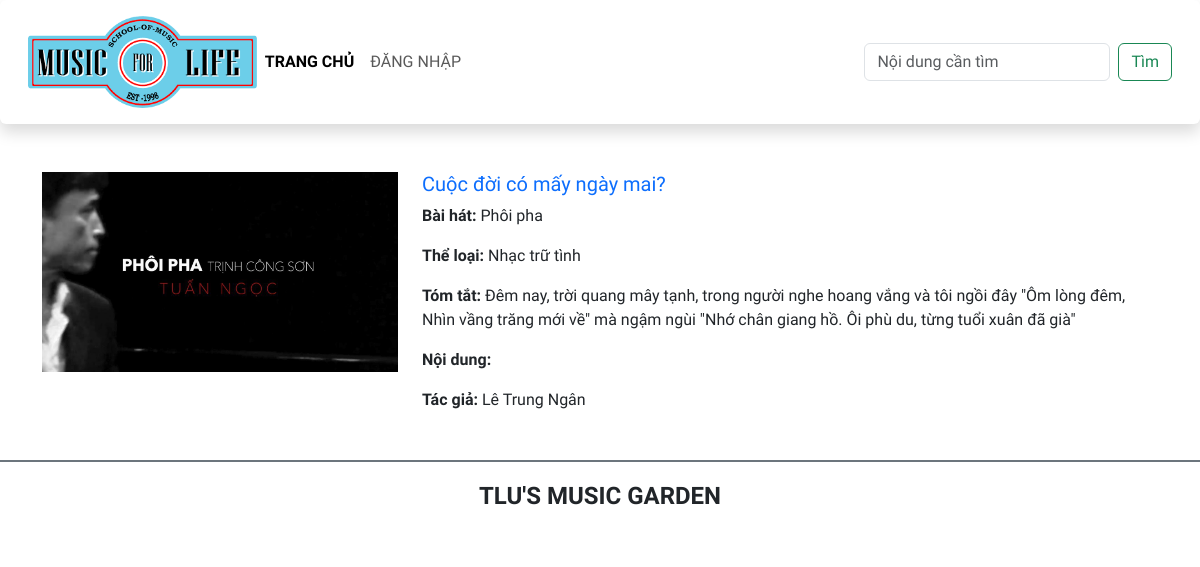
Page /detail.php?song_id=3 on the committed database.
### tables this page shows
create table baiviet(
	ma_bviet int not null primary key,
	tieude varchar(200) not null,
	tenbhat varchar(100) not null,
	ma_tloai int not null,
	tomtat text not null,
	noidung text,
	ma_tgia int not null,
	ngayviet datetime default current_timestamp not null,
	hinhthanh varchar(200),
	FOREIGN KEY (ma_tloai) REFERENCES theloai(ma_tloai),
    FOREIGN KEY (ma_tgia) REFERENCES tacgia(ma_tgia)
);

create Table theloai(
	ma_tloai int not null primary key ,
	ten_tloai varchar(50) not null
);

CREATE TABLE tacgia(
	ma_tgia int  not null primary key,
	ten_tgia varchar(100) not null ,
	hinh_tgia varchar(100)
);

### detail.php (the view, shortened to what this page needs)
<!DOCTYPE html>
<html lang="en">
<head>
    <link href="https://cdn.jsdelivr.net/npm/bootstrap@5.3.0-alpha1/dist/css/bootstrap.min.css" rel="stylesheet">
    <link rel="stylesheet" href="css/style.css">
</head>
<body>
    <header>
        <nav class="navbar navbar-expand-lg bg-body-tertiary shadow p-3 bg-white rounded">
            <div class="container-fluid">
                <div class="my-logo">
                    <a class="navbar-brand" href="#">
                        <img src="images/logo2.png" alt="" class="img-fluid">
                    </a>
                </div>
                <div class="collapse navbar-collapse" id="navbarSupportedContent">
                <ul class="navbar-nav me-auto mb-2 mb-lg-0">
                    <li class="nav-item">
                    <a class="nav-link active" aria-current="page" href="./">Trang chủ</a>
                    </li>
                    <li class="nav-item">
                    <a class="nav-link" href="./login.php">Đăng nhập</a>
                    </li>
                </ul>
                <form class="d-flex" role="search">
                    <input class="form-control me-2" type="search" placeholder="Nội dung cần tìm" aria-label="Search">
                    <button class="btn btn-outline-success" type="submit">Tìm</button>
                </form>
                </div>
            </div>
        </nav>
<?php
    $contentId = isset($_GET['song_id']) ? intval($_GET['song_id']) : 0;
    global $pdo;
    $sql = "SELECT
                baiviet.tieude,
                baiviet.tenbhat,
                baiviet.tomtat,
                baiviet.noidung,
                baiviet.hinhthanh,
                theloai.ten_tloai,
                tacgia.ten_tgia
                FROM baiviet
                INNER JOIN theloai ON baiviet.ma_tloai = theloai.ma_tloai
                INNER JOIN tacgia ON baiviet.ma_tgia = tacgia.ma_tgia
                WHERE ma_bviet = :id";
    $stmt = $pdo->prepare($sql);
    $stmt->bindParam(':id', $contentId, PDO::PARAM_INT);
    $stmt->execute();
    $song = $stmt->fetch(PDO::FETCH_ASSOC);
    if ($song) {
        $tieude = $song['tieude'];
        $tenbhat = $song['tenbhat'];
        $tomtat = $song['tomtat'];
        $noidung = $song['noidung'];
        $hinhthanh = $song['hinhthanh'];
        $ten_tloai = $song['ten_tloai'];
        $ten_tgia = $song['ten_tgia'];
}
?>
    </header>
    <main class="container mt-5">
                <div class="row mb-5">
                    <div class="col-sm-4">
                        <img src="./images/songs/<?php echo $hinhthanh; ?>.jpg" class="img-fluid" alt="...">
                    </div>
                    <div class="col-sm-8">
                        <h5 class="card-title mb-2">
                            <a href="" class="text-decoration-none"><?php echo $tieude?></a>
                        </h5>
                        <p class="card-text"><span class=" fw-bold">Bài hát: </span><?php echo $tenbhat?></p>
                        <p class="card-text"><span class=" fw-bold">Thể loại: </span><?php echo $ten_tloai ?></p>
                        <p class="card-text"><span class=" fw-bold">Tóm tắt: </span><?php echo $tomtat?></p>
                        <p class="card-text"><span class=" fw-bold">Nội dung: </span><?php echo $noidung?></p>
                        <p class="card-text"><span class=" fw-bold">Tác giả: </span><?php echo $ten_tgia?></p>
                    </div>
                </div>
    </main>
    <footer class="bg-white d-flex justify-content-center align-items-center border-top border-secondary  border-2" style="height:80px">
        <h4 class="text-center text-uppercase fw-bold">TLU's music garden</h4>
    </footer>
</body>
</html>

### css/style.css (style rules this page uses)
body { font-family: 'Numans', sans-serif !important; }
.bg-body-tertiary { background-color:#fff !important; }
.my-logo { max-width: 20%; }
.nav-link { text-transform: uppercase; }
.active { font-weight: bold; }

### rows in the picture
baiviet: hinhthanh (picture), tieude "Cuộc đời có mấy ngày mai?", tenbhat "Phôi pha", ma_tloai.ten_tloai "Nhạc trữ tình", tomtat "Đêm nay, trời quang mây tạnh, trong người nghe hoang vắng và tôi ngồi đây \"Ôm lòng đêm, Nhìn vầng trăng mới về\" mà ngậm ngùi \"Nhớ chân giang hồ. Ôi phù du, từng tuổi xuân đã già\"", ma_tgia.ten_tgia "Lê Trung Ngân"
